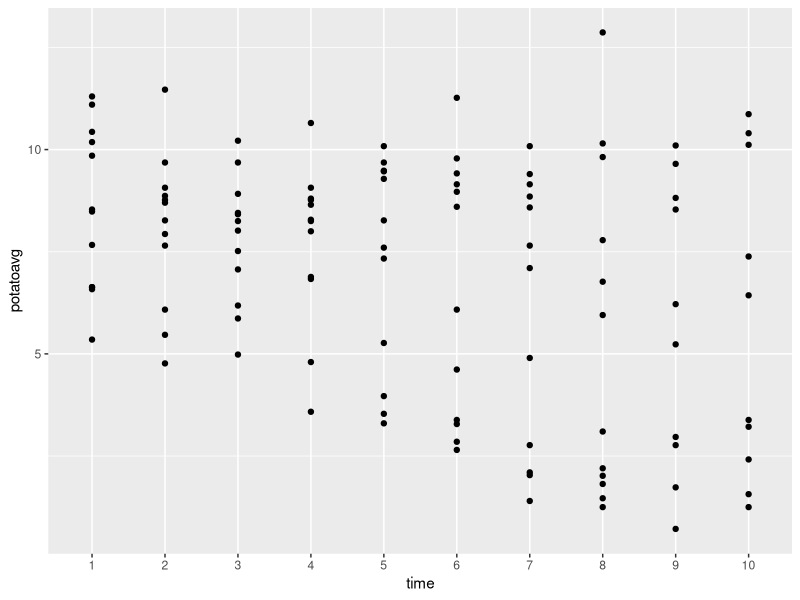
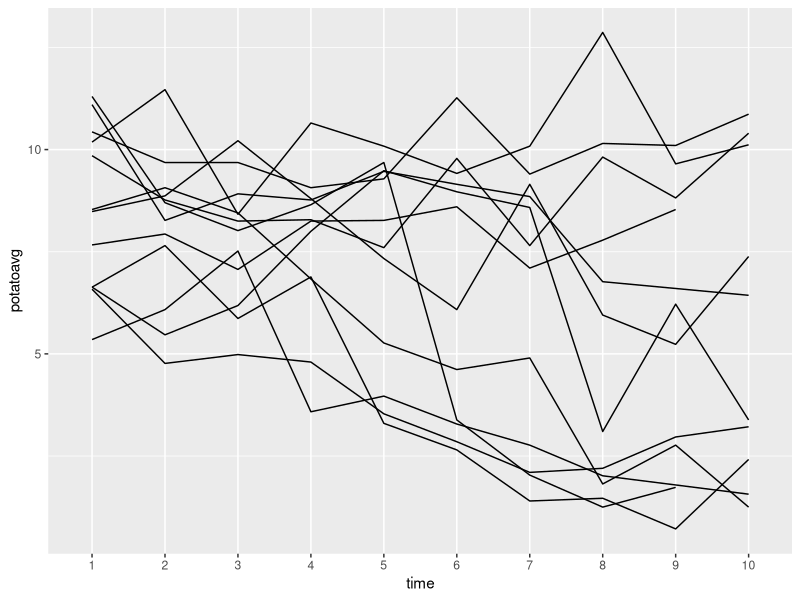
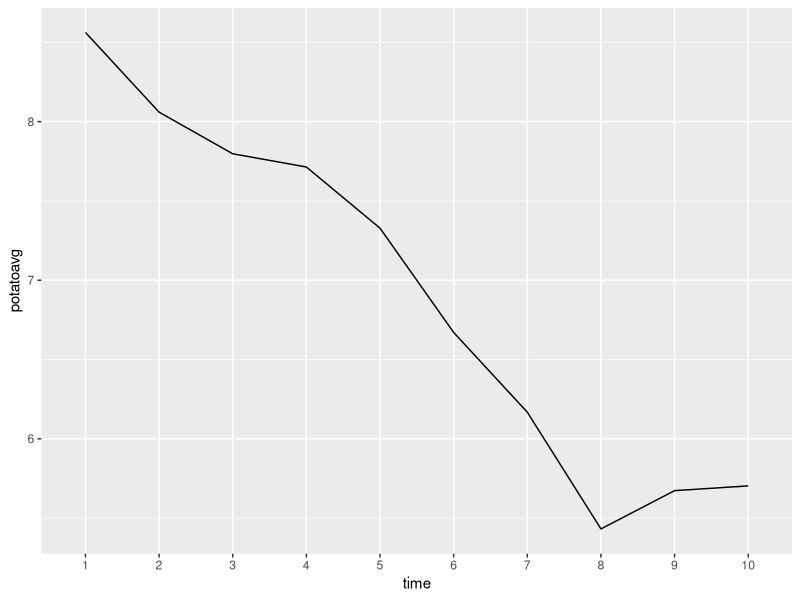
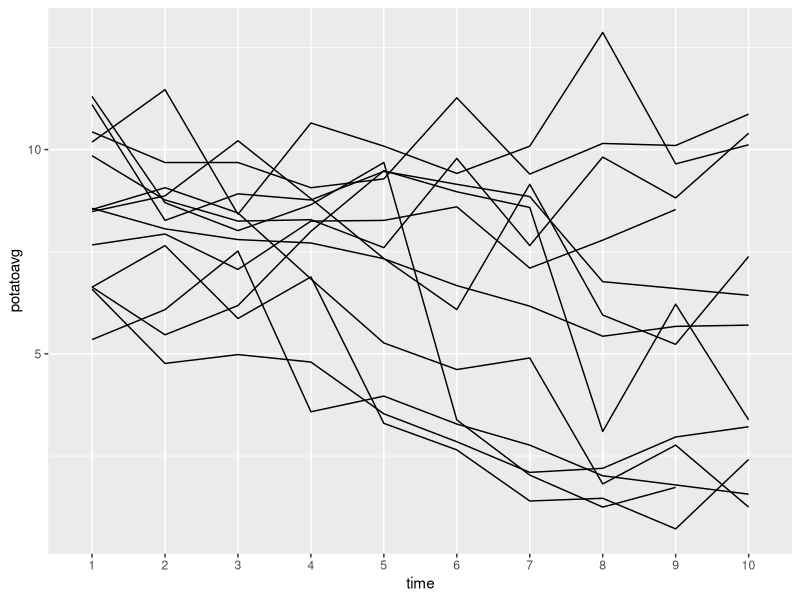
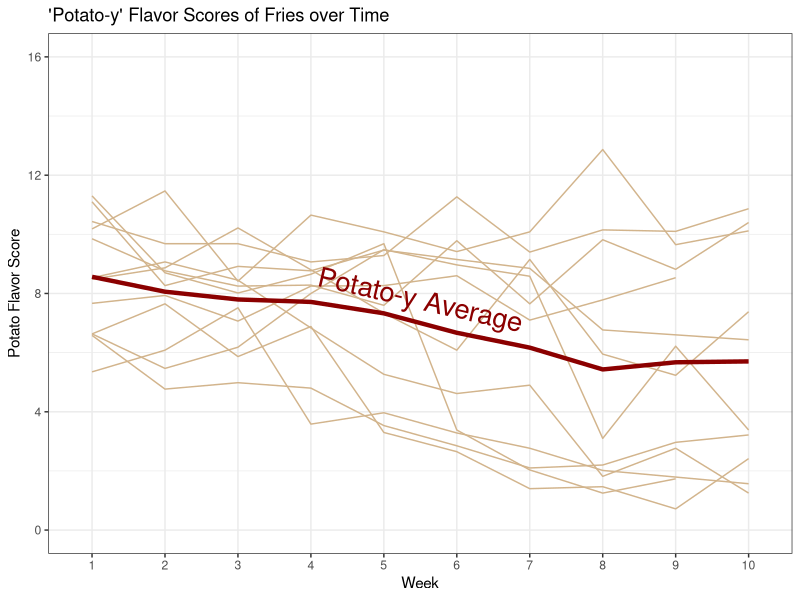
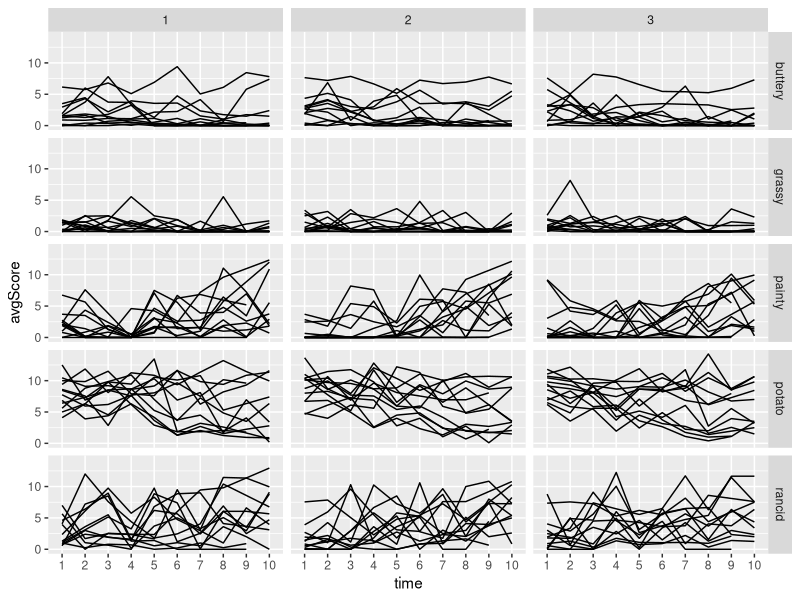
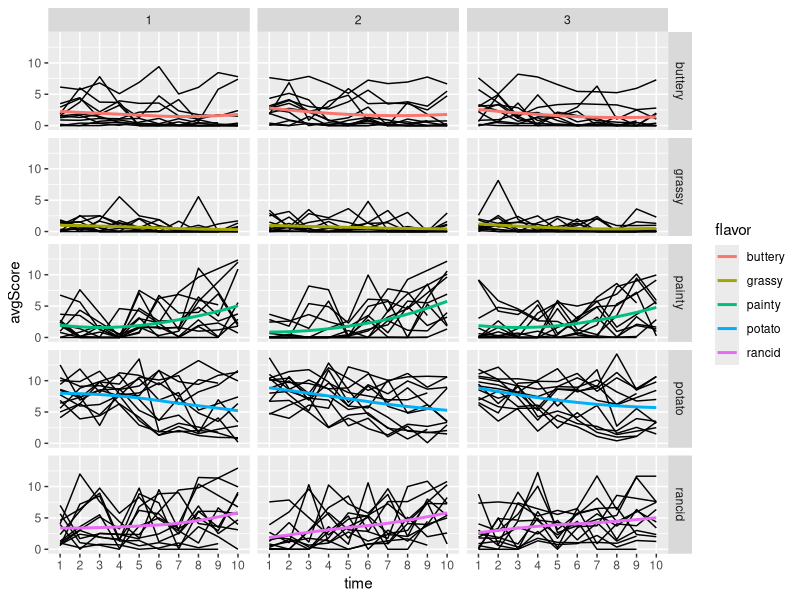
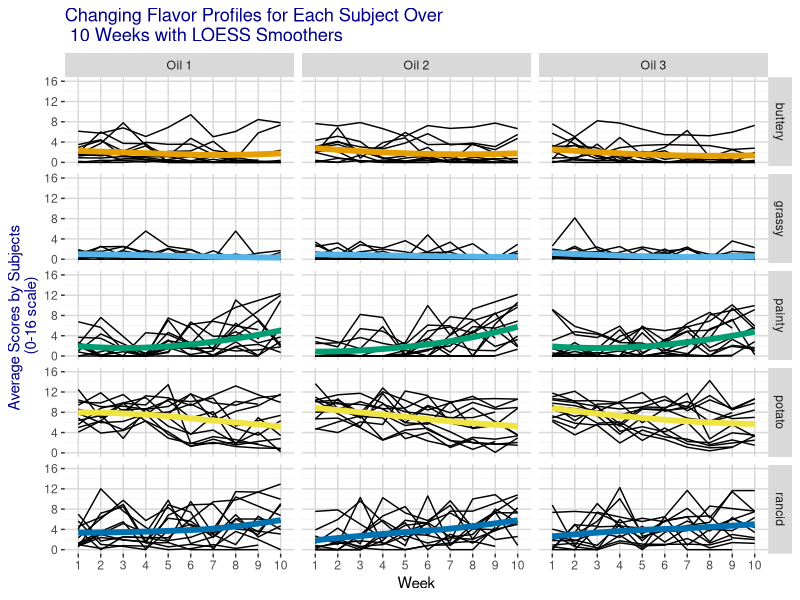

The R script that drew these images, in order:
# -------Day17--Week 07------------------------#
#   Rescalling, annotations, themes
#----------------------------------------------#
library(tidyverse)

# Questions from Day 16 #
#########################
# # Why some numbers in the tibble have underline?
# Groups of three digits are now underlined, starting with the fourth before/after
# the decimal point. This gives a better idea of the order of magnitude of the numbers.
# https://www.tidyverse.org/blog/2018/03/pillar-1-2-1/
diamonds %>%
  group_by(clarity, cut) %>%
  summarise(n=n())%>%
  group_by(cut) %>%
  mutate(cutcount= sum(n)) %>%
  mutate(prop= n/cutcount) %>%
  ungroup() %>%
  arrange(cut)

# French Fries Dataset #
########################

# 1. Data description #
#---------------------#
# Data is from the reshape2 package
library(reshape2)
?french_fries
head(french_fries)
french_fries %>% arrange(subject)
# 10 time points, Different subjects may participate in all or some of the studies.
# Each subject takes two batches of test.

# 2. Prelinminary plots #
#-----------------------#
# (1) Lineplot of average potato flavor over time, one line per person
# Data: Each person at each time point will have an observation
# (average potato score across the 3 treatments and 2 replicates(batches))
ff_subj <- french_fries %>% 
  group_by(subject,time) %>%
  summarise(potatoavg = mean(potato,na.rm=TRUE)) 
ff_subj

french_fries %>% 
  filter(subject==15,time==5)

unique(ff_subj$subject)
length(unique(ff_subj$subject)) 

ggplot() +
  geom_point(aes(x=time, y=potatoavg, group=subject), data=ff_subj) 
ggplot() +
  geom_line(aes(x=time, y=potatoavg, group=subject), data=ff_subj) 

# (2) Lineplot of overall average potato flavor over time
# Data: Each time point has an average score
ff_time <- french_fries %>% 
  group_by(time) %>%
  summarise(potatoavg = mean(potato, na.rm=TRUE))
ff_time

ggplot()+
  geom_line(aes(x=time, y=potatoavg, group=1),data=ff_time)

# Put them together
ggplot() +
  geom_line(aes(x=time, y=potatoavg, group=subject), data=ff_subj) + 
  geom_line(aes(x=time, y=potatoavg, group=1),data=ff_time)

# Add some features to it

ggplot() +
  geom_line(aes(x=time, y=potatoavg, group=subject),color="tan", data=ff_subj) + 
  geom_line(aes(x=time, y=potatoavg, group=1),color="dark red",size=1.5,data=ff_time)+
  theme_bw()+
  labs(x="Week",y="Potato Flavor Score",
       title="'Potato-y' Flavor Scores of Fries over Time")+
  scale_y_continuous(breaks = seq(0,16,by=4),limits=c(0,16))+
  annotate(geom="text", x=5.5,y=7.8,label="Potato-y Average",
size=7, color="dark red",angle=-13)
#annotate(geom="rect",xmin=3,xmax=5,ymin=7,ymax=9,alpha=0.2)
# annotate(): create an annotation layer
# https://ggplot2.tidyverse.org/reference/annotate.html

# 3. Display Extra Information #
#------------------------------#
# (1) Add the oil type and flavor information to the graph, facet?

# Convert to tall format where flavor and score variables replace 5 flavor columns
# then find average for each subject for each flavor category and each treatment, at each week
ff_subj_tall <- french_fries %>% 
  gather("flavor", "score", potato:painty) %>%
  group_by(subject, time, flavor, treatment) %>%
  summarise(avgScore = mean(score, na.rm=TRUE))
ff_subj_tall
ggplot() +
  geom_line(aes(x=time, y=avgScore, group=subject), data=ff_subj_tall) +
  facet_grid(flavor ~ treatment )

# (2) Add a "smoother" for each flavor and oil treatment combination
ggplot(aes(x=time, y=avgScore), data=ff_subj_tall) +
  geom_line(aes(group=subject)) +
  stat_smooth(aes(group=1,color=flavor),method = "loess",
              span=2,se=FALSE)+
  facet_grid(flavor ~ treatment )
?stat_smooth0
# LOESS: locally estimated scatterplot smoothing. It fit local polynomial regression.

# span=: Controls the amount of smoothing for the default loess smoother. 
#        Smaller numbers produce wigglier lines, larger numbers produce smoother lines.
# se: Display confidence interval around smooth? (TRUE by default, see level to control.)
# Refer to https://ggplot2.tidyverse.org/reference/geom_smooth.html


# (3) Edit the theme, polish up the graphs.
# RGB: red green blue
# The red, green and blue use 8 bits each, which have integer values from 0 to 255. 
# This makes 256*256*256=16777216 possible colors. https://www.rapidtables.com/web/color/RGB_Color.html

# hexadecimal colors (HEX) https://www.developintelligence.com/blog/2017/02/rgb-to-hex-understanding-the-major-web-color-codes/
# Color wheels: https://www.canva.com/colors/color-wheel/
# Recall the website from Day 3: https://www.datanovia.com/en/blog/ggplot-colors-best-tricks-you-will-love/

# Define our own theme
mytheme <- theme(panel.background = element_rect(fill="white"),
                 panel.grid.major = element_line(color="gray85"),
                 panel.grid.minor = element_line(color="gray95"),
                 plot.title = element_text(size=, color="darkblue"),
                 axis.title.y = element_text(color="darkblue"))

# Change the oil variable from 1,2,3 to "Oil 1", "Oil 2", "Oil 3
ff_subj_tall$oil <- paste("Oil",ff_subj_tall$treatment)
glimpse(ff_subj_tall)

ggplot(aes(x=time, y=avgScore), data=ff_subj_tall) +
  geom_line(aes(group=subject)) +
  stat_smooth(aes(group=1,color=flavor),method="loess",span=2,se=FALSE,size=2)+
  facet_grid(flavor ~ oil)+
  scale_y_continuous(breaks=seq(0,16,by=4),
                     limits=c(0,16)) +
  scale_color_manual(values=c("#E69F00", "#56B4E9", "#009E73",
                              "#F0E442", "#0072B2"),guide="none") +
  labs(x="Week", y="Average Scores by Subjects \n(0-16 scale)",
       title="Changing Flavor Profiles for Each Subject Over \n 10 Weeks with LOESS Smoothers") +
  mytheme

?scale_color_manual
?guides()
# guides(): set or remove the legend for a specific aesthetic
# http://www.sthda.com/english/wiki/ggplot2-legend-easy-steps-to-change-the-position-and-the-appearance-of-a-graph-legend-in-r-software#guides-set-or-remove-the-legend-for-a-specific-aesthetic
# https://ggplot2.tidyverse.org/reference/guides.html

ggsave("FrenchFries.png",dpi=,height=,width=, units="")
# ggsave() is a convenient function for saving a plot. It defaults to saving the last plot that you displayed, using the size of the current graphics device. 
# It also guesses the type of graphics device from the extension.